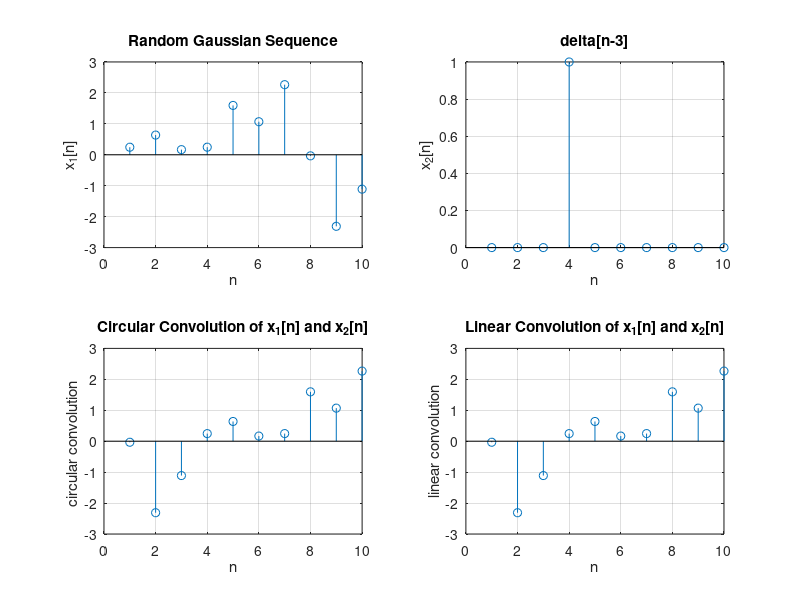

MATLAB code to generate this figure:
% Perform linear and circular convolutions of 𝑥1[𝑛] and 𝑥2[𝑛] using the DFT method. You
% must perform these convolutions using DFT and inverse DFT of the appropriate signals.
% Use the matlab commands fft and ifft to compute the DFT and inverse DFT of the
% signals. Make sure each result is of the expected length.

% part-l
x1 = randn(1,10); % gaussian noise
x2 = [zeros(1,3) 1 zeros(1, 6)]; % first 10 samples of the signal 𝛿[𝑛 − 3] starting from n = 0
% perform linear convolution using DFT
N = 10;
X1 = fft(x1,N);
X2 = fft(x2,N);
circular_dft = ifft(X1.*X2,N);

% perform circular convolution using DFT
linear_dft = ifft(fft(x1,10).*fft(x2,10),10);

% plot the circular and linear convolution using DFT
figure;
subplot(2,2,1);
stem(x1);
xlabel("n");
ylabel("x_1[n]");
title("Random Gaussian Sequence");
grid on;

subplot(2,2,2);
stem(x2);
xlabel("n");
ylabel("x_2[n]");
title("\delta[n-3]");
grid on;

subplot(2,2,3);
stem(circular_dft);
xlabel("n");
ylabel("circular convolution ");
title("Circular Convolution of x_1[n] and x_2[n]");
grid on;

subplot(2,2,4);
stem(linear_dft);
xlabel("n");
ylabel("linear convolution");
title("Linear Convolution of x_1[n] and x_2[n]");
grid on;